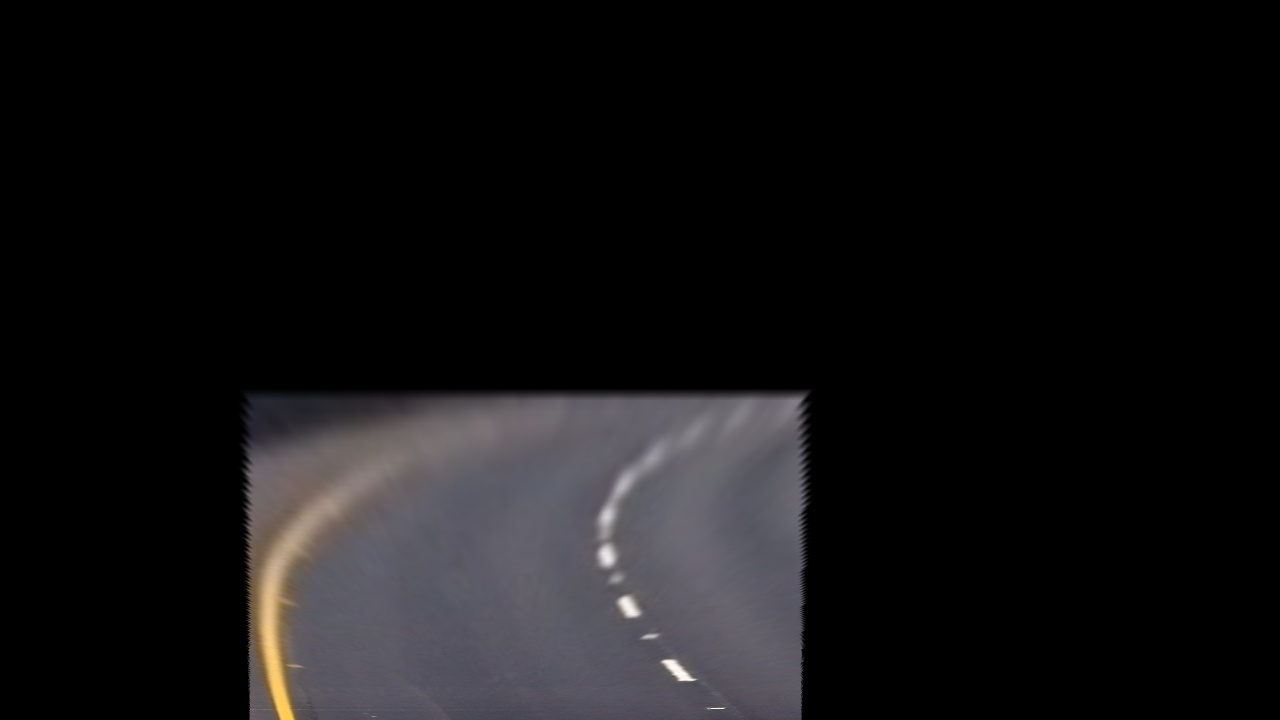
#> input picture Project-LaneLines_Finder/Advanced_Detector/Integrated_Detector/bird_view_ex1.jpg, 1280 x 720 px
$ python sliding_window_poly_combined.py   (older library calls are emulated)
#> lines starting #> are read from the running program, lines starting #| are printed output that depends on the picture; long printed decimals are rounded
import numpy as np
import matplotlib.image as mpimg
import matplotlib.pyplot as plt
import cv2

# Load our image
binary_warped = mpimg.imread('bird_view_ex1.jpg')
#> binary_warped is the input picture: shape (720, 1280, 3); mean R, G, B 19.5, 18.6, 19.8
binary_warped = cv2.cvtColor(binary_warped,cv2.COLOR_BGR2GRAY)
#> binary_warped: shape (720, 1280)

def find_lane_pixels(binary_warped):
    # Take a histogram of the bottom half of the image
    histogram = np.sum(binary_warped[binary_warped.shape[0]//2:,:], axis=0)
    # Create an output image to draw on and visualize the result
    out_img = np.dstack((binary_warped, binary_warped, binary_warped))
    # Find the peak of the left and right halves of the histogram
    # These will be the starting point for the left and right lines
    midpoint = np.int(histogram.shape[0]//2)
    leftx_base = np.argmax(histogram[:midpoint])
    rightx_base = np.argmax(histogram[midpoint:]) + midpoint

    # HYPERPARAMETERS
    # Choose the number of sliding windows
    nwindows = 10
    # Set the width of the windows +/- margin
    margin = 100
    # Set minimum number of pixels found to recenter window
    minpix = 50

    # Set height of windows - based on nwindows above and image shape
    window_height = np.int(binary_warped.shape[0]//nwindows)
    # Identify the x and y positions of all nonzero pixels in the image
    nonzero = binary_warped.nonzero()
    nonzeroy = np.array(nonzero[0])
    nonzerox = np.array(nonzero[1])
    # Current positions to be updated later for each window in nwindows
    leftx_current = leftx_base
    rightx_current = rightx_base

    # Create empty lists to receive left and right lane pixel indices
    left_lane_inds = []
    right_lane_inds = []

    # Step through the windows one by one
    for window in range(nwindows):
        # Identify window boundaries in x and y (and right and left)
        win_y_low = binary_warped.shape[0] - (window+1)*window_height
        win_y_high = binary_warped.shape[0] - window*window_height
        win_xleft_low = leftx_current - margin
        win_xleft_high = leftx_current + margin
        win_xright_low = rightx_current - margin
        win_xright_high = rightx_current + margin

        # Draw the windows on the visualization image
        cv2.rectangle(out_img,(win_xleft_low,win_y_low),
        (win_xleft_high,win_y_high),(0,255,0), 2)
        cv2.rectangle(out_img,(win_xright_low,win_y_low),
        (win_xright_high,win_y_high),(0,255,0), 2)

        # Identify the nonzero pixels in x and y within the window #
        good_left_inds = ((nonzeroy >= win_y_low) & (nonzeroy < win_y_high) &
        (nonzerox >= win_xleft_low) &  (nonzerox < win_xleft_high)).nonzero()[0]
        good_right_inds = ((nonzeroy >= win_y_low) & (nonzeroy < win_y_high) &
        (nonzerox >= win_xright_low) &  (nonzerox < win_xright_high)).nonzero()[0]

        # Append these indices to the lists
        left_lane_inds.append(good_left_inds)
        right_lane_inds.append(good_right_inds)

        # If you found > minpix pixels, recenter next window on their mean position
        if len(good_left_inds) > minpix:
            leftx_current = np.int(np.mean(nonzerox[good_left_inds]))
        if len(good_right_inds) > minpix:
            rightx_current = np.int(np.mean(nonzerox[good_right_inds]))

    # Concatenate the arrays of indices (previously was a list of lists of pixels)
    try:
        left_lane_inds = np.concatenate(left_lane_inds)
        right_lane_inds = np.concatenate(right_lane_inds)
    except ValueError:
        # Avoids an error if the above is not implemented fully
        pass

    # Extract left and right line pixel positions
    leftx = nonzerox[left_lane_inds]
    lefty = nonzeroy[left_lane_inds]
    rightx = nonzerox[right_lane_inds]
    righty = nonzeroy[right_lane_inds]

    return leftx, lefty, rightx, righty, out_img


def fit_polynomial(binary_warped):
    # Find our lane pixels first
    leftx, lefty, rightx, righty, out_img = find_lane_pixels(binary_warped)
#> in find_lane_pixels, `histogram = np.sum(binary_warped[binary_warped.shape[0]//2:,:], axis=0)`: histogram = 1280 values, max 39690 at index 273, min 0 at index 0, mean 13732.7
#> in find_lane_pixels, `leftx_base = np.argmax(histogram[:midpoint])`: leftx_base = 273
#> in find_lane_pixels, `rightx_base = np.argmax(histogram[midpoint:]) + midpoint`: rightx_base = 679
#> in find_lane_pixels, `nonzero = binary_warped.nonzero()`: nonzero = 187809 positions, rows 384 to 719, columns 232 to 815
#> in find_lane_pixels, `leftx_current = leftx_base`: leftx_current = 273
#> in find_lane_pixels, `rightx_current = rightx_base`: rightx_current = 679
#> the loop in find_lane_pixels, `for window in range(nwindows):` made 10 passes
#> (win_xleft_low, win_xleft_high, win_xright_low, win_xright_high, leftx_current, rightx_current) on passes 1 to 5: (173, 373, 579, 779, 308, 678), (208, 408, 578, 778, 324, 677), (224, 424, 577, 777, 332, 676), (232, 432, 576, 776, 335, 675), (235, 435, 575, 775, 336, 674)
#> (win_xleft_low, win_xleft_high, win_xright_low, win_xright_high) on passes 6 to 10: (236, 436, 574, 774), (236, 436, 574, 774), (236, 436, 574, 774), (236, 436, 574, 774), (236, 436, 574, 774)
#> after the loop in find_lane_pixels, `for window in range(nwindows):`:
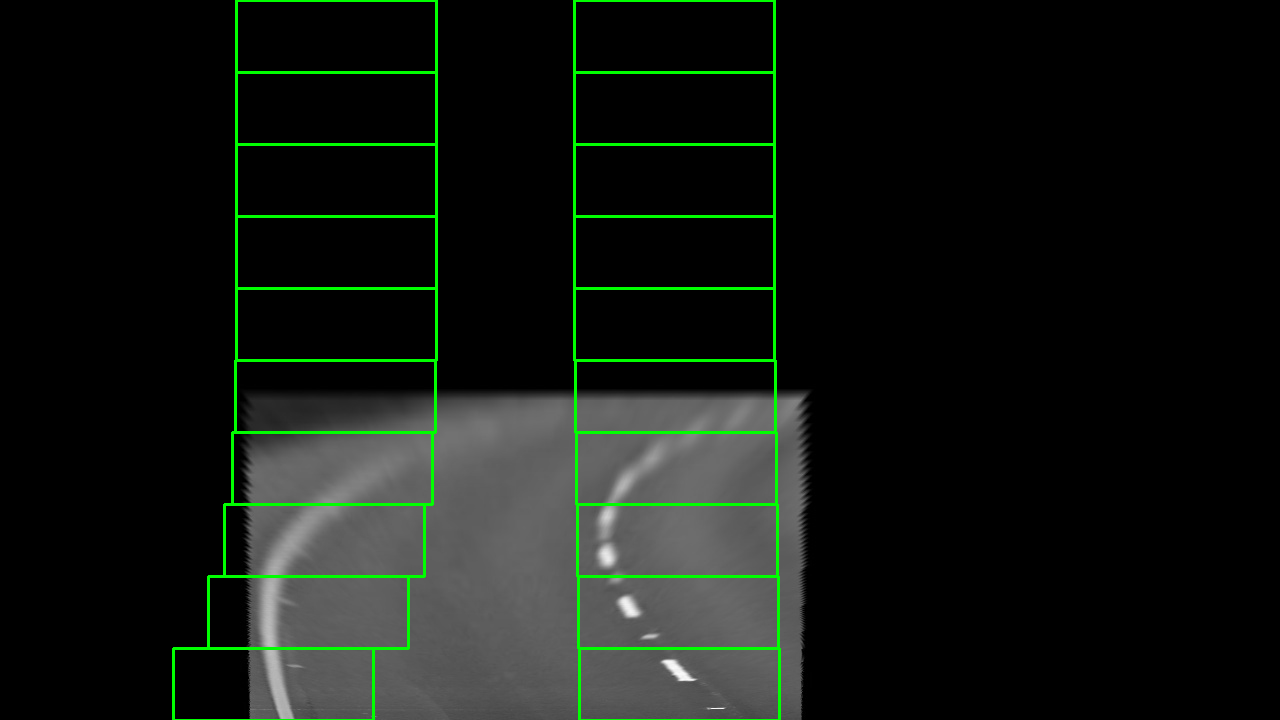
#> out_img: shape (720, 1280, 3); mean of channels 0, 1, 2 18.3, 24, 18.3; drawn as R, G, B
#> after the loop in find_lane_pixels, `for window in range(nwindows):`: left_lane_inds = 10 items

    # Fit a second order polynomial to each using `np.polyfit`
    left_fit = np.polyfit(lefty, leftx, 2)
    right_fit = np.polyfit(righty, rightx, 2)

    # Generate x and y values for plotting
    ploty = np.linspace(0, binary_warped.shape[0]-1, binary_warped.shape[0] )
    try:
        left_fitx = left_fit[0]*ploty**2 + left_fit[1]*ploty + left_fit[2]
        right_fitx = right_fit[0]*ploty**2 + right_fit[1]*ploty + right_fit[2]
    except TypeError:
        # Avoids an error if `left` and `right_fit` are still none or incorrect
        print('The function failed to fit a line!')
        left_fitx = 1*ploty**2 + 1*ploty
        right_fitx = 1*ploty**2 + 1*ploty

    ## Visualization ##
    # Colors in the left and right lane regions
    out_img[lefty, leftx] = [255, 0, 0]
    out_img[righty, rightx] = [0, 0, 255]

    # Plots the left and right polynomials on the lane lines
    plt.plot(left_fitx, ploty, color='yellow')
    plt.plot(right_fitx, ploty, color='yellow')

    return left_fit,right_fit,out_img


left_fit,right_fit,out_img = fit_polynomial(binary_warped)
#> in fit_polynomial, `left_fit = np.polyfit(lefty, leftx, 2)`: left_fit = [-0.000407, 0.354, 260]
#> in fit_polynomial, `right_fit = np.polyfit(righty, rightx, 2)`: right_fit = [-7.34e-06, 0.0219, 666.9]
#> in fit_polynomial, `left_fitx = left_fit[0]*ploty**2 + left_fit[1]*ploty + left_fit[2]`: left_fitx = 720 values, max 336.7 at index 434, min 260 at index 0, mean 316.9
#> in fit_polynomial, `right_fitx = right_fit[0]*ploty**2 + right_fit[1]*ploty + right_fit[2]`: right_fitx = 720 values from 666.9 to 678.8
#> left_fit = [-0.000407, 0.354, 260]; right_fit = [-7.34e-06, 0.0219, 666.9]

# plt.imshow(out_img)
# plt.show()


# Polynomial fit values from the previous frame
# Make sure to grab the actual values from the previous step in your project!


def fit_poly(img_shape, leftx, lefty, rightx, righty):
     ### TO-DO: Fit a second order polynomial to each with np.polyfit() ###
    left_fit = np.polyfit(lefty, leftx, 2)
    right_fit = np.polyfit(righty, rightx, 2)
    # Generate x and y values for plotting
    ploty = np.linspace(0, img_shape[0]-1, img_shape[0])
    ### TO-DO: Calc both polynomials using ploty, left_fit and right_fit ###
    left_fitx = left_fit[0]*ploty**2 + left_fit[1]*ploty + left_fit[2]
    right_fitx = right_fit[0]*ploty**2 + right_fit[1]*ploty + right_fit[2]

    return left_fitx, right_fitx, ploty

def search_around_poly(binary_warped):
    # HYPERPARAMETER
    # Choose the width of the margin around the previous polynomial to search
    # The quiz grader expects 100 here, but feel free to tune on your own!
    margin = 100

    # Grab activated pixels
    nonzero = binary_warped.nonzero()
    nonzeroy = np.array(nonzero[0])
    nonzerox = np.array(nonzero[1])

    ### TO-DO: Set the area of search based on activated x-values ###
    ### within the +/- margin of our polynomial function ###
    ### Hint: consider the window areas for the similarly named variables ###
    ### in the previous quiz, but change the windows to our new search area ###
    left_lane_inds = ((nonzerox > (left_fit[0]*(nonzeroy**2) + left_fit[1]*nonzeroy +
                    left_fit[2] - margin)) & (nonzerox < (left_fit[0]*(nonzeroy**2) +
                    left_fit[1]*nonzeroy + left_fit[2] + margin)))
    right_lane_inds = ((nonzerox > (right_fit[0]*(nonzeroy**2) + right_fit[1]*nonzeroy +
                    right_fit[2] - margin)) & (nonzerox < (right_fit[0]*(nonzeroy**2) +
                    right_fit[1]*nonzeroy + right_fit[2] + margin)))

    # Again, extract left and right line pixel positions
    leftx = nonzerox[left_lane_inds]
    lefty = nonzeroy[left_lane_inds]
    rightx = nonzerox[right_lane_inds]
    righty = nonzeroy[right_lane_inds]

    # Fit new polynomials
    left_fitx, right_fitx, ploty = fit_poly(binary_warped.shape, leftx, lefty, rightx, righty)

    ## Visualization ##
    # Create an image to draw on and an image to show the selection window
    out_img = np.dstack((binary_warped, binary_warped, binary_warped))*255
    window_img = np.zeros_like(out_img)
    # Color in left and right line pixels
    out_img[nonzeroy[left_lane_inds], nonzerox[left_lane_inds]] = [255, 0, 0]
    out_img[nonzeroy[right_lane_inds], nonzerox[right_lane_inds]] = [0, 0, 255]

    # Generate a polygon to illustrate the search window area
    # And recast the x and y points into usable format for cv2.fillPoly()
    left_line_window1 = np.array([np.transpose(np.vstack([left_fitx-margin, ploty]))])
    left_line_window2 = np.array([np.flipud(np.transpose(np.vstack([left_fitx+margin,
                              ploty])))])
    left_line_pts = np.hstack((left_line_window1, left_line_window2))
    right_line_window1 = np.array([np.transpose(np.vstack([right_fitx-margin, ploty]))])
    right_line_window2 = np.array([np.flipud(np.transpose(np.vstack([right_fitx+margin,
                              ploty])))])
    right_line_pts = np.hstack((right_line_window1, right_line_window2))

    # Draw the lane onto the warped blank image
    cv2.fillPoly(window_img, np.int_([left_line_pts]), (0,255, 0))
    cv2.fillPoly(window_img, np.int_([right_line_pts]), (0,255, 0))
    result = cv2.addWeighted(out_img, 1, window_img, 0.3, 0)

    # Plot the polynomial lines onto the image
    plt.plot(left_fitx, ploty, color='yellow')
    plt.plot(right_fitx, ploty, color='yellow')
    ## End visualization steps ##

    ym_per_pix = 30/720 # meters per pixel in y dimension
    xm_per_pix = 3.7/700 # meters per pixel in x dimension
    ##
    # Define y-value where we want radius of curvature
    # We'll choose the maximum y-value, corresponding to the bottom of the image
    y_eval = np.max(ploty)

    # Calculation of R_curve (radius of curvature)
    left_curverad = ((1 + (2*left_fit[0]*y_eval*ym_per_pix + left_fit[1])**2)**1.5) / np.absolute(2*left_fit[0])
    right_curverad = ((1 + (2*right_fit[0]*y_eval*ym_per_pix + right_fit[1])**2)**1.5) / np.absolute(2*right_fit[0])
    #print(left_curverad, right_curverad)
    print(left_curverad, 'm', right_curverad, 'm')
    ##

    return result

# Run image through the pipeline
# Note that in your project, you'll also want to feed in the previous fits
result = search_around_poly(binary_warped)
#> in fit_poly, `left_fit = np.polyfit(lefty, leftx, 2)`: left_fit = [-0.000184, 0.165, 301.3]
#> in fit_poly, `right_fit = np.polyfit(righty, rightx, 2)`: right_fit = [-9.45e-06, 0.0242, 666.2]
#> in fit_poly, `left_fitx = left_fit[0]*ploty**2 + left_fit[1]*ploty + left_fit[2]`: left_fitx = 720 values, max 338.3 at index 449, min 301.3 at index 0, mean 328.9
#> in fit_poly, `right_fitx = right_fit[0]*ploty**2 + right_fit[1]*ploty + right_fit[2]`: right_fitx = 720 values from 666.2 to 678.8
#> in search_around_poly, `left_fitx, right_fitx, ploty = fit_poly(binary_warped.shape, leftx, le..`: ploty = 720 values from 0 to 719
#> in search_around_poly, `out_img[nonzeroy[right_lane_inds], nonzerox[right_lane_inds]] = [0, 0,..`:
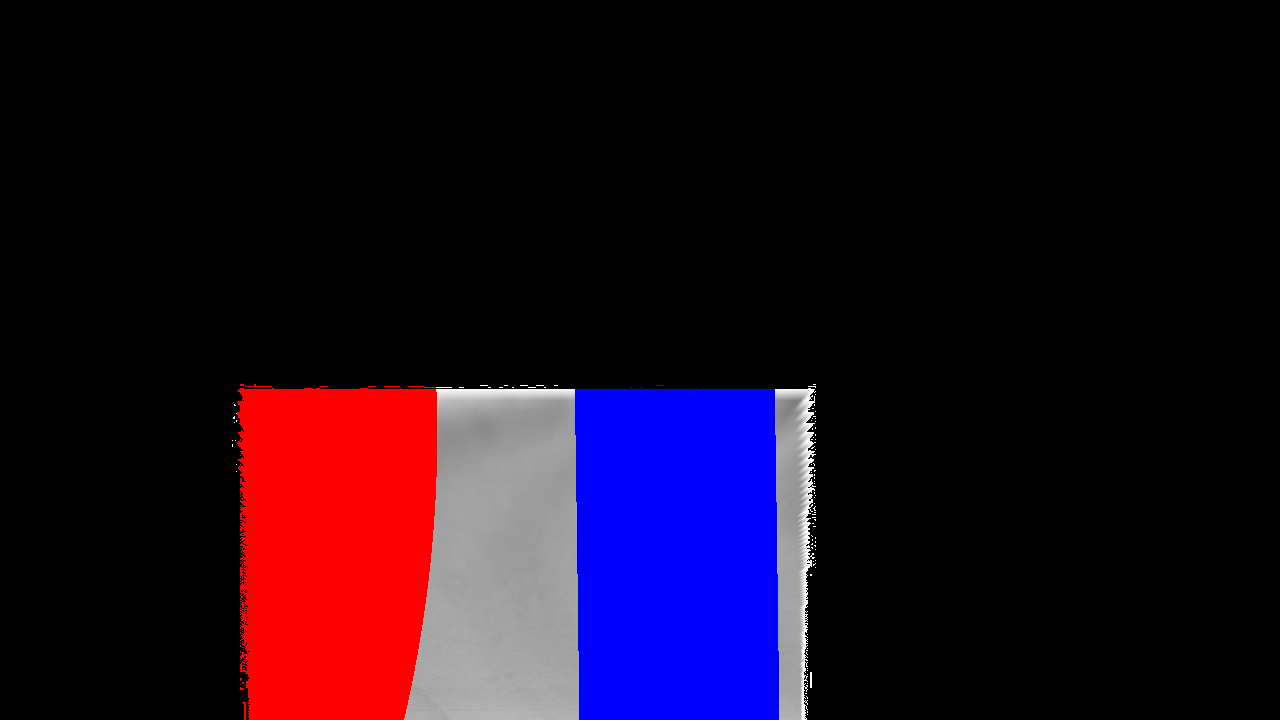
#> out_img: shape (720, 1280, 3); mean of channels 0, 1, 2 27.8, 10.8, 29.2; drawn as R, G, B
#> in search_around_poly, `left_line_window1 = np.array([np.transpose(np.vstack([left_fitx-margin..`: left_line_window1 = 720 pairs, first value 201.3 to 238.3, second value 0 to 719
#> in search_around_poly, `left_line_window2 = np.array([np.flipud(np.transpose(np.vstack([left_f..`: left_line_window2 = 720 pairs, first value 401.3 to 438.3, second value 0 to 719
#> in search_around_poly, `left_line_pts = np.hstack((left_line_window1, left_line_window2))`: left_line_pts = 1440 pairs, first value 201.3 to 438.3, second value 0 to 719
#> in search_around_poly, `right_line_window1 = np.array([np.transpose(np.vstack([right_fitx-marg..`: right_line_window1 = 720 pairs, first value 566.2 to 578.8, second value 0 to 719
#> in search_around_poly, `right_line_window2 = np.array([np.flipud(np.transpose(np.vstack([right..`: right_line_window2 = 720 pairs, first value 766.2 to 778.8, second value 0 to 719
#> in search_around_poly, `right_line_pts = np.hstack((right_line_window1, right_line_window2))`: right_line_pts = 1440 pairs, first value 566.2 to 778.8, second value 0 to 719
#> in search_around_poly, `cv2.fillPoly(window_img, np.int_([right_line_pts]), (0,255, 0))`:
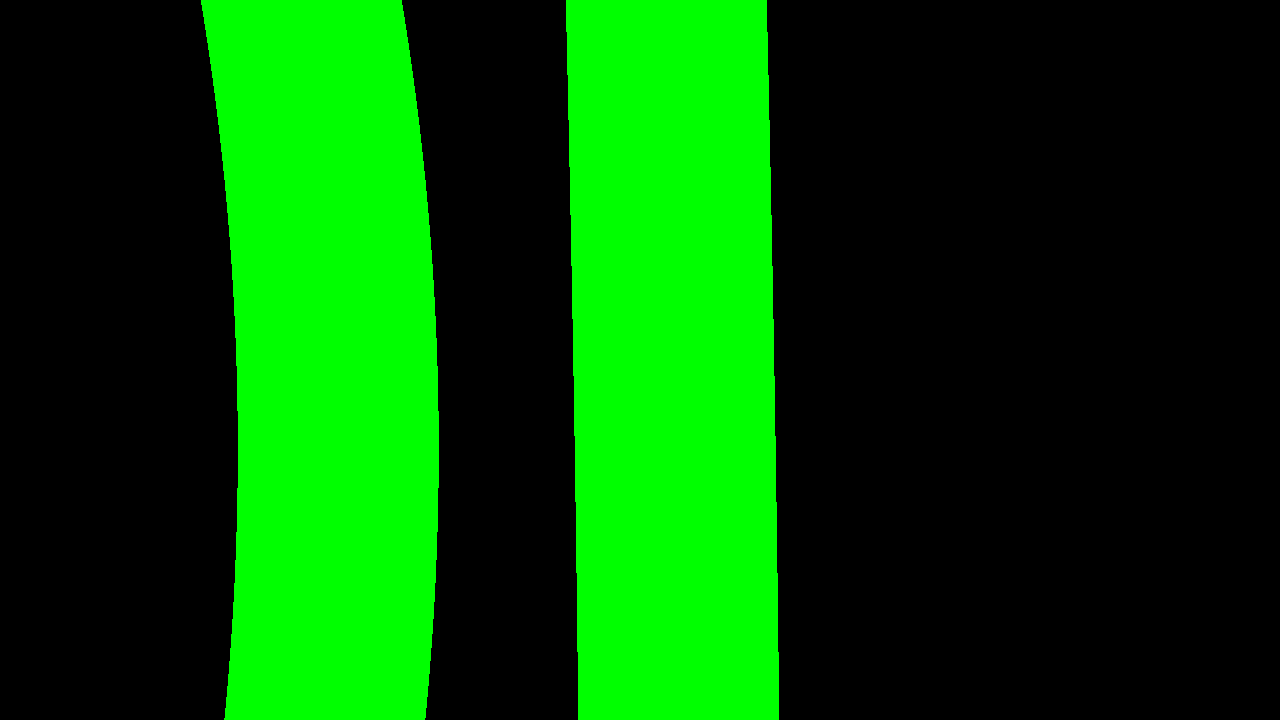
#> window_img: shape (720, 1280, 3); mean of channels 0, 1, 2 0, 80.1, 0; drawn as R, G, B
#> in search_around_poly, `result = cv2.addWeighted(out_img, 1, window_img, 0.3, 0)`:
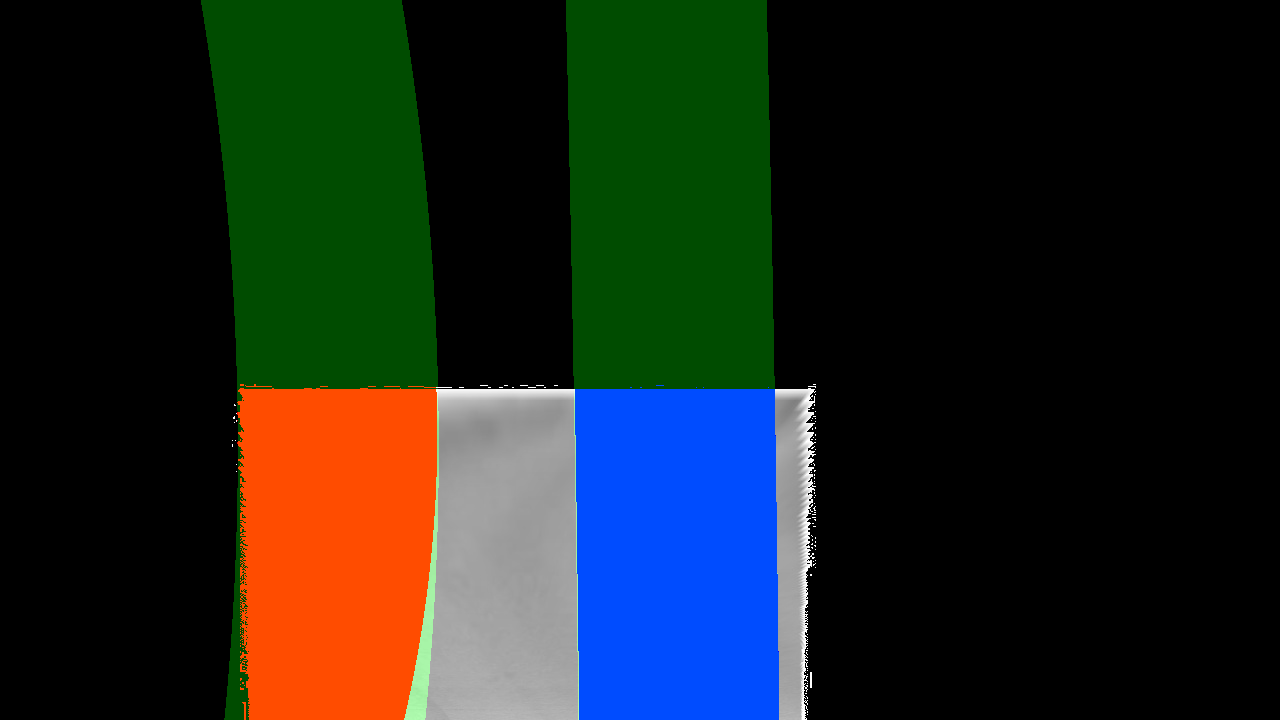
#> result: shape (720, 1280, 3); mean of channels 0, 1, 2 27.8, 34.7, 29.2; drawn as R, G, B
#> in search_around_poly, `y_eval = np.max(ploty)`: y_eval = 719
#> in search_around_poly, `left_curverad = ((1 + (2*left_fit[0]*y_eval*ym_per_pix + left_fit[1])*..`: left_curverad = 1432.2
#> in search_around_poly, `right_curverad = ((1 + (2*right_fit[0]*y_eval*ym_per_pix + right_fit[1..`: right_curverad = 68139.5
#| 1432.197 m 68139.543 m
##
# View your output
plt.imshow(result)
plt.show()
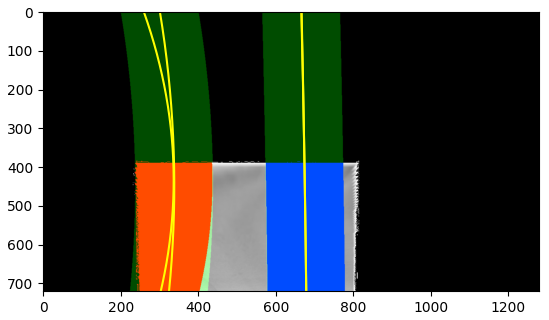
#> figure drawn by matplotlib, 1 panel
